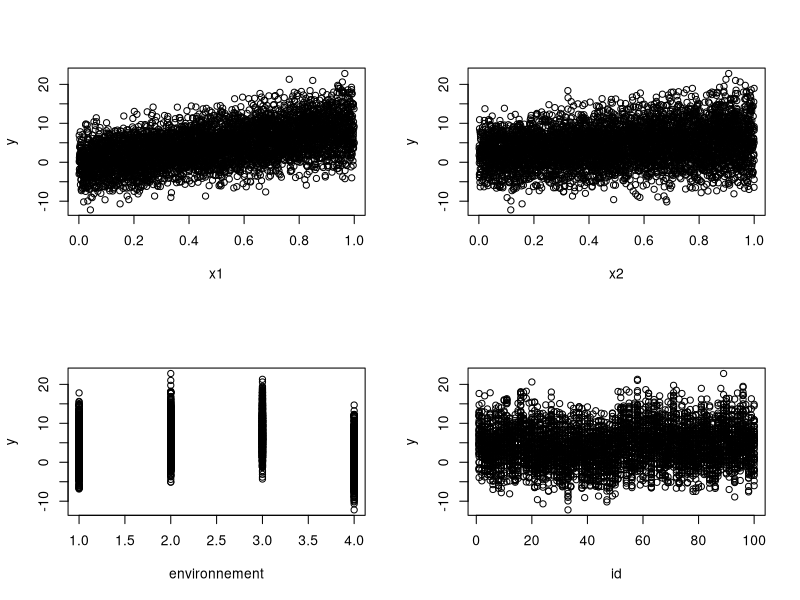

Write R code to recreate this figure.
# ===================================================================================

#        Simulate data to use in subsequent scripts for mixed model analyses
#           Simuler des données pour les utiliser dans les modèles mixtes

# ===================================================================================



# =====================================================================
# 1. Preparer les simulations / prepare the simulations
# =====================================================================

set.seed(1234)

# Creation du nombre d'individus et du nombre de mesure repetees.
# Create n individuals with n observations
nobs = 50
nind = 100


# Creation du nombre d'individus et du nombre de mesures repetees. ***(MFF: WHY IS THIS HERE TWO TIMES?)***
nlevels <- 4
levels.cat <- rnorm(n = nlevels, mean = 0, sd = 2)

indbt <- rnorm(n = nind, mean = 0, sd = 2)
id <- rep(1:nind, each = nobs)


# Creation d'une variable categorique
# Create categorical variable
categorique <- sample(x = 1:4, size = nobs*nind, replace = TRUE)

table.cat <- data.frame(categorique = 1:4, val = levels.cat)


# Creation de x1 et x2, des variables categoriques avec un min = 0 et max = 1
# Creation of x1 and x2, two variable with min of 0, max of 1 and variable values
x1 <- runif(min = 0, max = 1, n = nobs*nind)
x2 <- runif(min = 0, max = 1, n = nobs*nind)


# Creation of the response variable y using the model equation
   # here intercept, 
       # coef of partial regression coefficient of x1, x2 and their interaction, 
       # random effect, 
       # categorical variable
       # residual

y <- 2 + x1*3 + x2*(-2) + 12.5*x1*x2 + 
     rep(indbt, each = nobs) + 
     table.cat$val[match(categorique, table.cat$categorique)] +
     rnorm(sd = 2, n = nobs*nind)

# =====================================================================
# =====================================================================





# =====================================================================
# 2. Créer le jeu de données simulé / create the simulated dataset
# =====================================================================

# Create the simulated dataset
data <- data.frame(cbind(id, environnement = categorique, x1, x2, y))


# Check the dataset
head(data)
summary(data)


# Check the dataset with plots
par(mfrow = c(2, 2))
plot(y ~ x1, data)
plot(y ~ x2, data)
plot(y ~ environnement, data)
plot(y ~ id, data)


# Check the dataset via model

# Simple linear model
model1 <- lm(y ~ x1 + x2 + x1:x2 + environnement, data = data)
summary(model1) 

# Mixed model
library(lme4)
model2 <- lmer(y ~ x1 + x2 + x1:x2 + environnement + (1 | id), data = data)
summary(model2) 

# ====================================================================
# ====================================================================
